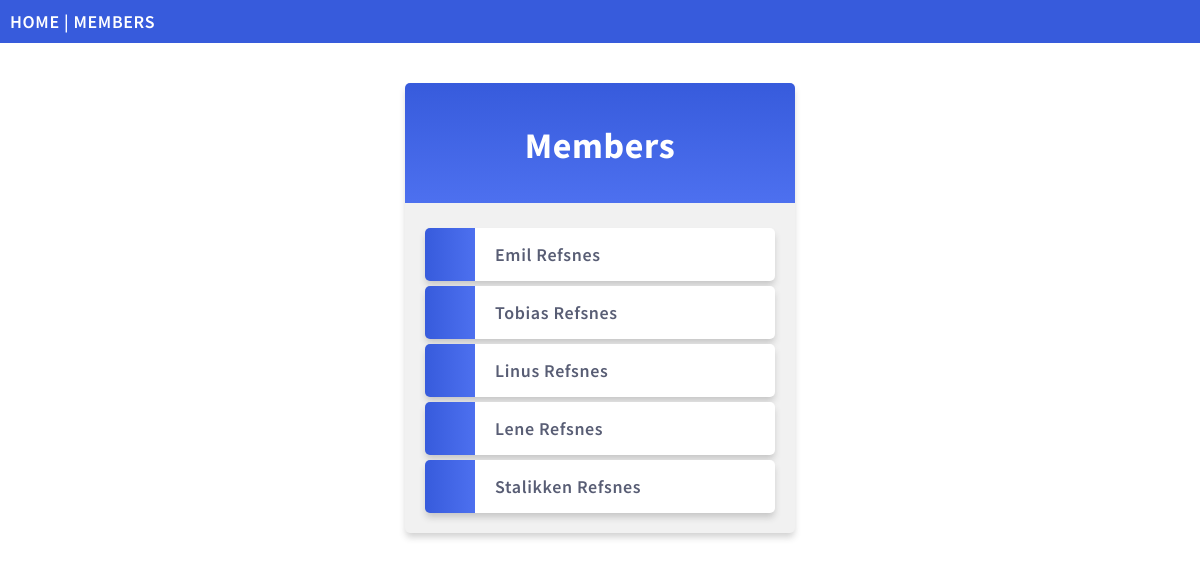
Before: /members/ with the older database file.
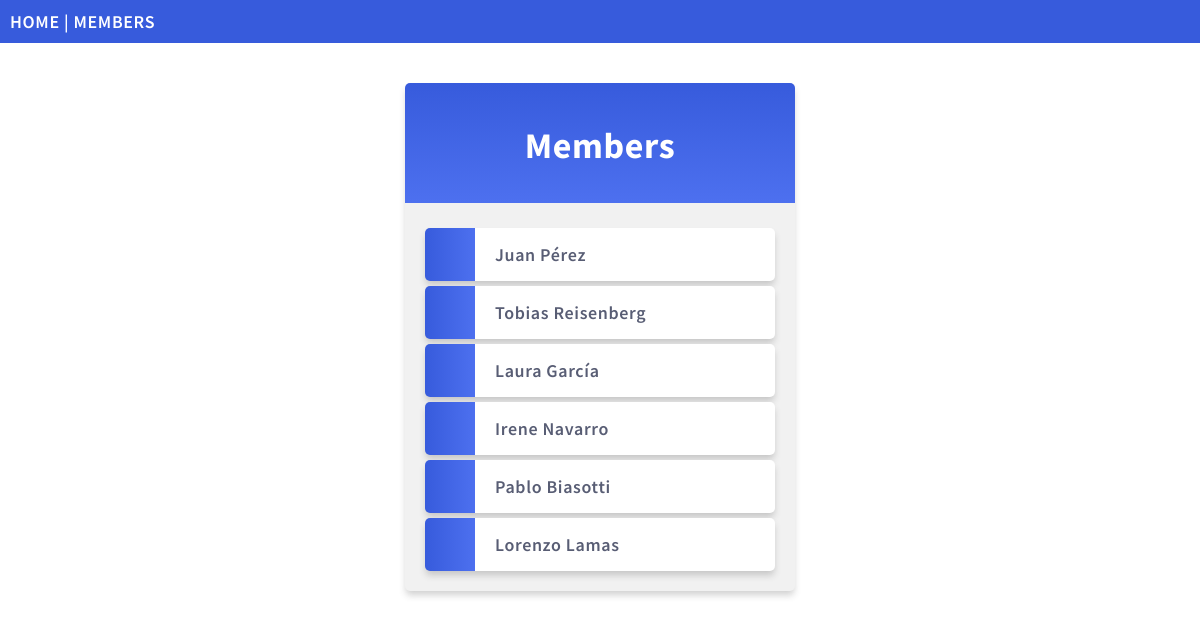
After: the same page with the newer database file.
### members/models.py (models this page shows, shortened)
class Member(models.Model):
    firstname = models.CharField(max_length=255)
    lastname = models.CharField(max_length=255)
    phone = models.IntegerField(null=True)
    joined_date = models.DateField(null=True)
    slug = models.SlugField(default="", null=False)

### members/views.py (the view)
# urls.py: path('members/', views.members, name='members'),
def members(request):
    mymembers = Member.objects.all().values()
    template = loader.get_template('all_members.html')
    context = {
        'mymembers': mymembers,
    }
    return HttpResponse(template.render(context, request))

### members/templates/all_members.html (shortened to what this page needs)
{% extends "master.html" %}
{% block content %}
<div class="mycard">
    <h1>Members</h1>
    <ul>
        {% for x in mymembers %}
        <li onclick="window.location = 'details/{{ x.slug }}'">{{ x.firstname }} {{ x.lastname }}</li>
        {% endfor %}
    </ul>
</div>
{% endblock %}

### members/templates/master.html (shortened to what this page needs)
{% load static %}
<!DOCTYPE html>
<html>
<head>
</head>
<link rel="stylesheet" href="{% static 'mystyles.css' %}">
<body>
    <div class="topnav">
        <a href="/">HOME</a> |
        <a href="/members">MEMBERS</a>
    </div>
    {% block content %}
    {% endblock %}
</body>
</html>

### mystaticfiles/mystyles.css (style rules this page uses)
body { margin: 0; font: 600 18px "Source Sans Pro", sans-serif; letter-spacing: 0.64px; color: #585d74; }
.topnav { background-color: #375bdc; color: #ffffff; padding: 10px; }
.topnav a:link, .topnav a:visited { text-decoration: none; color: #ffffff; }
.mycard { background-color: #f1f1f1; background-image: linear-gradient(to bottom, #375bdc, #4d70ef); background-size: 100% 120px; background-repeat: no-repeat; margin: 40px auto; width: 350px; border-radius: 5px; box-shadow: 0 5px 7px -1px rgba(51, 51, 51, 0.23); padding: 20px; }
.mycard h1 { text-align: center; color: #ffffff; margin: 20px 0 60px 0; }
ul { list-style-type: none; padding: 0; margin: 0; }
li { background-color: #ffffff; background-image: linear-gradient(to right, #375bdc, #4d70ef); background-size: 50px 60px; background-repeat: no-repeat; cursor: pointer; transition: transform 0.25s; border-radius: 5px; box-shadow: 0 5px 7px -1px rgba(51, 51, 51, 0.23); padding: 15px; padding-left: 70px; margin-top: 5px; }
a:link, a:visited { color: #375bdc; }

Changed rows visible on the page:
removed Member: firstname "Linus", lastname "Refsnes"
changed Member: firstname "Emil" → "Juan"; lastname "Refsnes" → "Pérez"
changed Member "Tobias": lastname "Refsnes" → "Reisenberg"
added Member: firstname "Laura", lastname "García"
changed Member: firstname "Lene" → "Irene"; lastname "Refsnes" → "Navarro"
changed Member: firstname "Stalikken" → "Pablo"; lastname "Refsnes" → "Biasotti"
added Member: firstname "Lorenzo", lastname "Lamas"
